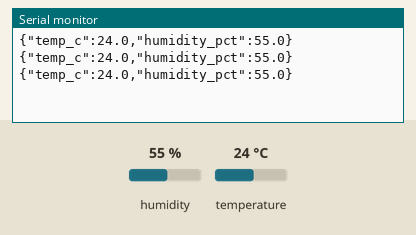
A sketch run on a simulated ESP32. On the bench: the last lines printed to the serial monitor. The inputs (shaded band) are chosen by the test bench; at power-on: humidity 55 %, temperature 24 °C.

Above: at 6.8 s.
6.9 s: humidity set to 22 %
At 11.5 s:
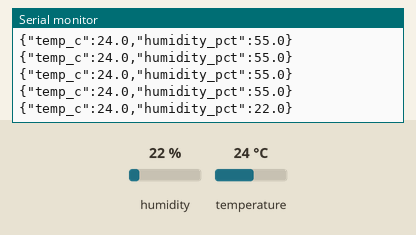
12.3 s: temperature set to 12 °C
At 14.6 s:
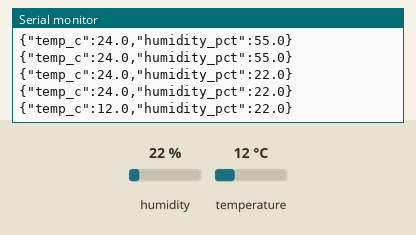
17.7 s: humidity set to 40 %
At 18.8 s:
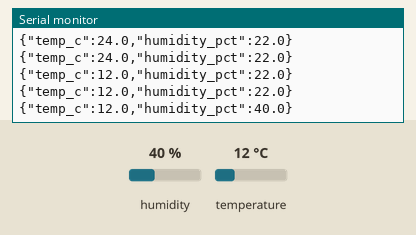
Timing chart, 0 to 20.7 s (numbered marks = the images above; inputs shaded):
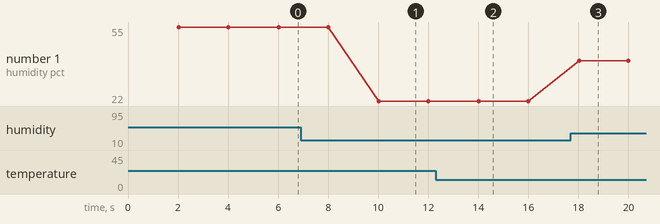

The sketch:

esp32_dht.ino
```cpp
// VeriFire ESP32 humiture sender. Install "DHT sensor library" by Adafruit.
// Wiring: DHT VCC -> 3V3, GND -> GND, DATA -> GPIO4 (with a 10k pull-up).
// QNX UART: ESP32 GPIO17 (TX2) -> Pi GPIO15 (RXD), and common ground.
// ESP32 GPIO16 (RX2) <- Pi GPIO14 (TXD) is optional for this one-way feed.

#include <DHT.h>

constexpr uint8_t DHT_PIN = 4;
constexpr uint8_t DHT_TYPE = DHT11;  // Change to DHT11 if that is your sensor.
constexpr unsigned long SAMPLE_INTERVAL_MS = 2000;
constexpr uint8_t PI_UART_RX_PIN = 16;
constexpr uint8_t PI_UART_TX_PIN = 17;

DHT dht(DHT_PIN, DHT_TYPE);
HardwareSerial piUart(2);
unsigned long lastSample = 0;

void setup() {
  // USB serial is for the Arduino Serial Monitor; UART2 is the physical
  // 3.3V link to the QNX Pi.  Do not rely on USB CDC for the Pi connection.
  Serial.begin(115200);
  piUart.begin(115200, SERIAL_8N1, PI_UART_RX_PIN, PI_UART_TX_PIN);
  dht.begin();
}

void loop() {
  if (millis() - lastSample < SAMPLE_INTERVAL_MS) return;
  lastSample = millis();

  const float humidity = dht.readHumidity();
  const float tempC = dht.readTemperature();
  // Never emit NaN: the Pi service retains its last good reading on a bad sample.
  if (isnan(humidity) || isnan(tempC)) {
    Serial.println("{\"error\":\"dht_read_failed\"}");
    piUart.println("{\"error\":\"dht_read_failed\"}");
    return;
  }
  Serial.printf("{\"temp_c\":%.1f,\"humidity_pct\":%.1f}\n", tempC, humidity);
  piUart.printf("{\"temp_c\":%.1f,\"humidity_pct\":%.1f}\n", tempC, humidity);
}
```

Measured:
- after the input at 6.9 s, the serial monitor: prints a new line after 3.1 s (image 1)
- after the input at 12.3 s, the serial monitor: prints a new line after 1.7 s (image 2)
- after the input at 17.7 s, the serial monitor: prints a new line after 0.32 s (image 3)
- plotted number 1: 55 → 22 after the input at 6.9 s, 22 → 40 after the input at 17.7 s
